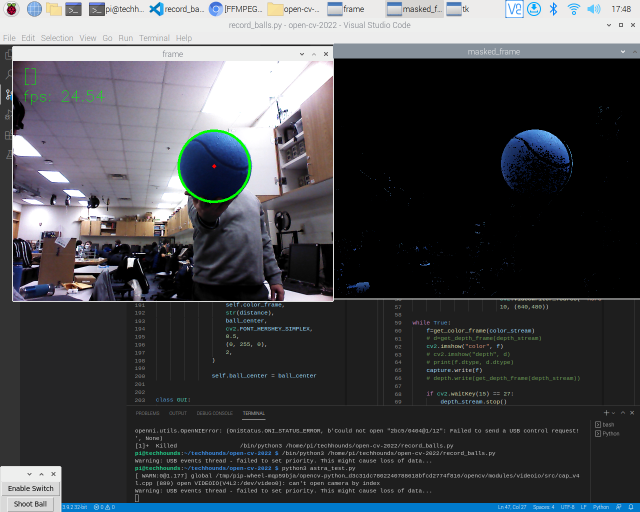
#> input picture 2022-01-20-174833_1280x1024_scrot.png, 1280 x 1024 px, given in place of the camera (shown at 1/2 size)
$ python calibratehoughcircles.py
#> lines starting #> are read from the running program, lines starting #| are printed output that depends on the picture; after the words box and inside, x2 and y2 are one past the last pixel; in counts of white or black regions, pixels touching at a corner belong together
import tkinter as tk

root = tk.Tk()
l1 = tk.Label(root, text="HoughCircles Constants")
l1.pack()

dp = 1
minDist = 160
param1 = 100
param2 = 50
minRadius = 75
maxRadius = 0
color = "red"

color0 = tk.Scale(
    root,
    from_=0,
    to=1,
    length=500,
    orient=tk.HORIZONTAL,
    command=lambda value: update("color", value),
)
color0.pack()

dp0 = tk.Scale(
    root,
    from_=0,
    to=5,
    length=500,
    orient=tk.HORIZONTAL,
    command=lambda value: update("dp", value),
)
dp0.pack()
dp0.set(dp)
minDist0 = tk.Scale(
    root,
    from_=100,
    to=300,
    length=500,
    orient=tk.HORIZONTAL,
    command=lambda value: update("minDist", value),
)
minDist0.pack()
minDist0.set(minDist)
param10 = tk.Scale(
    root,
    from_=0,
    to=200,
    length=500,
    orient=tk.HORIZONTAL,
    command=lambda value: update("param1", value),
)
param10.pack()
param10.set(param1)
param20 = tk.Scale(
    root,
    from_=0,
    to=100,
    length=500,
    orient=tk.HORIZONTAL,
    command=lambda value: update("param2", value),
)
param20.pack()
param20.set(param2)
minRadius0 = tk.Scale(
    root,
    from_=0,
    to=500,
    length=500,
    orient=tk.HORIZONTAL,
    command=lambda value: update("minRadius", value),
)
minRadius0.pack()
minRadius0.set(minRadius)

maxRadius0 = tk.Scale(
    root,
    from_=0,
    to=500,
    length=500,
    orient=tk.HORIZONTAL,
    command=lambda value: update("maxRadius", value),
)
maxRadius0.pack()
maxRadius0.set(maxRadius)


import cv2
import gamepiece_detection.constants
import numpy as np


def update(name, value):
    global dp, minDist, param1, param2, minRadius, maxRadius, color
    print(name, value)
    if name == "color":
        color = "red" if int(value) == 0 else "blue"
    elif name == "dp":
        dp = int(value)
    elif name == "minDist":
        minDist = int(value)
    elif name == "param1":
        param1 = int(value)
    elif name == "param2":
        param2 = int(value)
    elif name == "minRadius":
        minRadius = int(value)
    elif name == "maxRadius":
        maxRadius = int(value)


vcap = cv2.VideoCapture(0)
if not vcap.isOpened():
    print("Cannot open camera")
    exit()

while True:
    ret, frame = vcap.read()
#> frame is the input picture: shape (1024, 1280, 3); mean B, G, R 76.2, 72.2, 70.2
    # print(dp, minDist, param1, param2, minRadius, maxRadius)

    # flips the frame horizontally
    frame = cv2.flip(frame, 1)
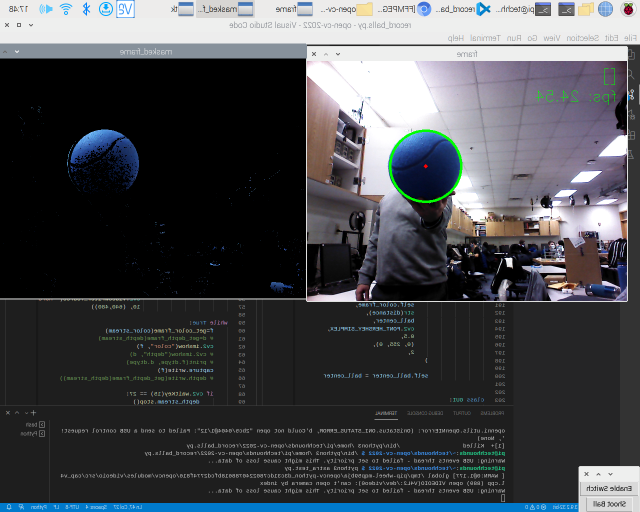
#> frame: shape (1024, 1280, 3) (shown at 1/2 size); mean B, G, R 76.2, 72.2, 70.2
    # converts to usable openCV code
    hsv = cv2.cvtColor(frame, cv2.COLOR_BGR2HSV)
#> hsv: shape (1024, 1280, 3); mean H, S, V 37.9, 20.4, 78.4
    # mask = cv2.inRange(
    #     hsv,
    #     gamepiece_detection.constants.BLUE_BOUND_L,
    #     gamepiece_detection.constants.BLUE_BOUND_U,
    # )
    # masked_frame = cv2.bitwise_and(frame, frame, mask=mask)

    mask1 = cv2.inRange(
        hsv,
        gamepiece_detection.constants.RED_BOUND_L,
        gamepiece_detection.constants.RED_BOUND_U,
    )
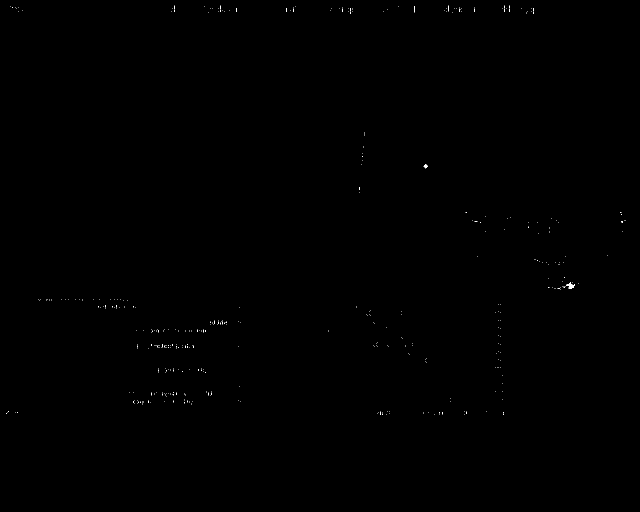
#> mask1: shape (1024, 1280) (shown at 1/2 size); 0.07% white in thin lines or dots, all inside (x1, y1, x2, y2) = (12, 11, 1252, 830)
    mask2 = cv2.inRange(
        hsv,
        gamepiece_detection.constants.RED_BOUND_L2,
        gamepiece_detection.constants.RED_BOUND_U2,
    )
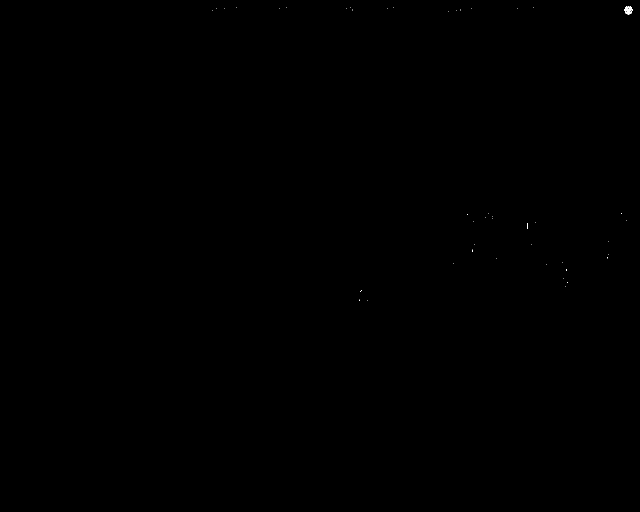
#> mask2: shape (1024, 1280) (shown at 1/2 size); 0.02% white in thin lines or dots, all inside (x1, y1, x2, y2) = (425, 13, 1266, 602)
    mask = mask1 | mask2
#> mask: shape (1024, 1280); 0.09% white in thin lines or dots, all inside (x1, y1, x2, y2) = (12, 11, 1266, 830)
    masked_frame = cv2.bitwise_and(frame, frame, mask=mask)

    gray = cv2.cvtColor(masked_frame, cv2.COLOR_BGR2GRAY)
    blurred = cv2.medianBlur(gray, 5)

    # [20 lines of commented-out code are left out]
    cnts, hier = cv2.findContours(mask, cv2.RETR_EXTERNAL, cv2.CHAIN_APPROX_SIMPLE)
#> cnts = 460 contours, 457 with area under 20; largest, box (x1, y1, x2, y2) and area: (1248, 13, 1266, 29) 177, (1132, 567, 1150, 577) 78, (847, 328, 856, 337) 32

    # Iterate through contours and filter by the number of vertices
    for c in cnts:
        perimeter = cv2.arcLength(c, True)
        approx = cv2.approxPolyDP(c, 0.04 * perimeter, True)
        if len(approx) > 5:
            cv2.drawContours(frame, [c], -1, (0, 255, 0), 8)
#> this loop made 460 passes
#> (perimeter, approx) on passes 1 to 3: (2, [[1006, 828], [1006, 829]]), (0, [[929, 828]]), (0, [[869, 828]])
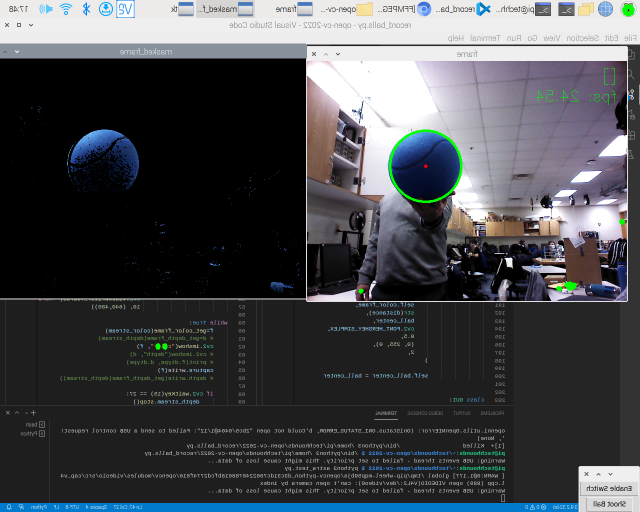
#> frame: shape (1024, 1280, 3) (shown at 1/2 size); 0.1% of pixels changed, all inside (x1, y1, x2, y2) = (311, 9, 1270, 700)

    root.update()
    root.update_idletasks()
    cv2.imshow("mask", mask)
    cv2.imshow("gray", gray)
    cv2.imshow("frame", frame)

    if cv2.waitKey(20) & 0xFF == ord("q"):
#> (key q is pressed here)
        break


vcap.release()
cv2.destroyAllWindows()
